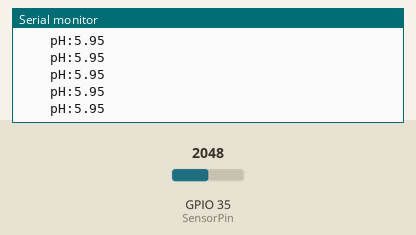
Bench run of a sketch on a simulated ESP32. On the bench: the last lines printed to the serial monitor. The inputs (shaded band) are chosen by the test bench; at power-on: GPIO 35 (SensorPin) = 2048.

Above: at 1.2 s.
1.3 s: GPIO 35 (SensorPin) set to 2866
At 1.42 s:
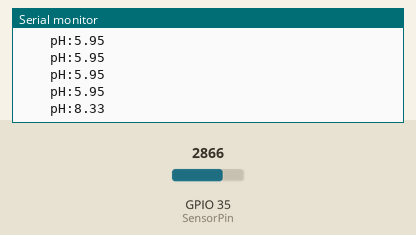
2.8 s: GPIO 35 (SensorPin) set to 3603
At 2.84 s:
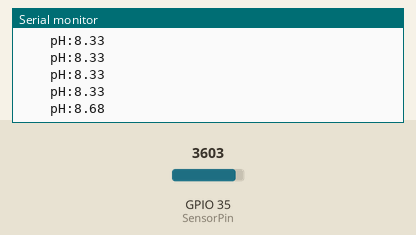
Timing chart, 0 to 5.8 s (numbered marks = the images above; inputs shaded):
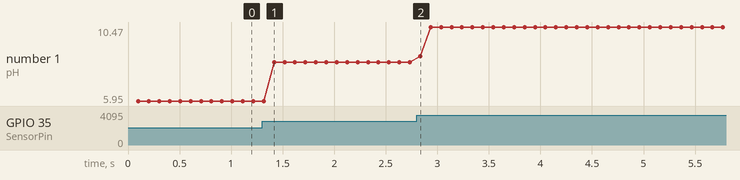

The sketch:

sensor_suhu_ph.ino
```cpp
//#include <OneWire.h>
//#include <DallasTemperature.h>
//#define DS18B20PIN 13
//
///* Create an instance of OneWire */
//OneWire oneWire(DS18B20PIN);
//
//DallasTemperature sensors(&oneWire);
//
//
//#define SensorPin 35            //pH meter Analog output to Arduino Analog Input 0
//#define Offset 0.00            //deviation compensate
//#define samplingInterval 20
//#define printInterval 800
//#define ArrayLenth  40    //times of collection
//int pHArray[ArrayLenth];   //Store the average value of the sensor feedback
//int pHArrayIndex=0;
//void setup(void)
//{
//  Serial.begin(9600);
//  Serial.println("pH meter experiment!");    //Test the serial monitor
//}
//void loop(void)
//{
//
////  Sensor Suhu___________________________________________________________________________
//
//  sensors.requestTemperatures();
//  float tempinC = sensors.getTempCByIndex(0);
//  Serial.print("Temperature = ");
//  Serial.print(tempinC);
//  Serial.println("ºC");
//  delay(1000);
//}


#define SensorPin 35            //pH meter Analog output to Arduino Analog Input 0
unsigned long int avgValue;  //Store the average value of the sensor feedback
float b;
int buf[10],temp;

void setup(){
  //initialize Serial Monitor
  Serial.begin(9600);
  Serial.println("pH meter experiment!");
}


void loop(){

  //sensor ph_____________________________________
  for(int i=0;i<10;i++)       //Get 10 sample value from the sensor for smooth the value
  {
    buf[i]=analogRead(SensorPin);
    delay(10);
  }
  for(int i=0;i<9;i++)        //sort the analog from small to large
  {
    for(int j=i+1;j<10;j++)
    {
      if(buf[i]>buf[j])
      {
        temp=buf[i];
        buf[i]=buf[j];
        buf[j]=temp;
      }
    }
  }
  avgValue=0;
  for(int i=2;i<8;i++)                      //take the average value of 6 center sample
    avgValue+=buf[i];
  float phValue=(float)avgValue*5.0/6024/6; //convert the analog into millivolt
  phValue=3.5*phValue;                      //convert the millivolt into pH value
  Serial.print("    pH:");
  Serial.print(phValue,2);
  Serial.println(" ");

}


//kalibrasi turbidity

//void setup() {
//  Serial.begin(9600);
//
//}
//void loop() {
//  int sensorValue = analogRead(A0);
//  float voltage = sensorValue * (5.0 / 1024.0);
//
//  Serial.println ("Sensor Output (V):");
//  Serial.println (voltage);
//  Serial.println();
//  delay(1000);
//}


//#include <Wire.h>


//int sensorPin = A0;
//float volt;
//float ntu;
//
//void setup()
//{
//  Serial.begin(9600);
//}
//
//void loop()
//{
//
//    volt = 0;
//    for(int i=0; i<800; i++)
//    {
//        volt += ((float)analogRead(sensorPin)/1023)*5;
//    }
//    volt = volt/800;
//    volt = round_to_dp(volt,2);
//    if(volt < 2.5){
//      ntu = 3000;
//    }else{
//      ntu = -1120.4*sq(volt)+5742.3*volt-4353.8;
//    }
//    Serial.print(volt);
//    Serial.println(" V");
//
//
//    Serial.print(ntu);
//    Serial.println(" NTU");
//    delay(1000);
//}

//float round_to_dp( float in_value, int decimal_place )
//{
//  float multiplier = powf( 10.0f, decimal_place );
//  in_value = roundf( in_value * multiplier ) / multiplier;
//  return in_value;
//}


//#include <Wire.h>
//
//
//int Turbidity_Sensor_Pin = 34;
//float Turbidity_Sensor_Voltage;
//int samples = 600;
//float ntu; // Nephelometric Turbidity Units
//
//
//void setup()
//{
//  Serial.begin(9600); // for debugging purposes
//  pinMode(Turbidity_Sensor_Pin, INPUT);
//
//}
//
//void loop()
//{
//
//    Turbidity_Sensor_Voltage = 0;
//    /* its good to take some samples and take the average value. This can be quite handy
//     *  in situations when the values fluctuates a bit. This way you can take the average value
//     *  i am going to take 600 samples
//     */
//    for(int i=0; i<samples; i++)
//    {
//        Turbidity_Sensor_Voltage += ((float)analogRead(Turbidity_Sensor_Pin)/4880)*5;
//    }
//
//    Turbidity_Sensor_Voltage = Turbidity_Sensor_Voltage/samples;
//    // uncomment the following two statments to check the voltage.
//    // if you see any variations, take necessary steps to correct them
//    // once you are satisfied with the voltage value then again you can comment these lines
//
////    Serial.println("Voltage:");
////    Serial.println(Turbidity_Sensor_Voltage);
//
//    Turbidity_Sensor_Voltage = round_to_dp(Turbidity_Sensor_Voltage,2);
//    if(Turbidity_Sensor_Voltage < 2.5){
//      ntu = 3000;
//    }else{
//      ntu = -1120.4*sq(Turbidity_Sensor_Voltage)+ 5742.3*Turbidity_Sensor_Voltage - 4352.9;
//    }
//
//    Serial.print(Turbidity_Sensor_Voltage,3);
//    Serial.println(" V");
//
//    Serial.print(ntu);
//    Serial.println(" NTU");
//    delay(1000);
//}
//
//float round_to_dp( float in_value, int decimal_place )
//{
//  float multiplier = powf( 10.0f, decimal_place );
//  in_value = roundf( in_value * multiplier ) / multiplier;
//  return in_value;
//}
```

Measured:
- after the input at 1.3 s, the serial monitor: prints a new line after 0.12 s (image 1)
- after the input at 2.8 s, the serial monitor: prints a new line at once (image 2)
- plotted number 1: 5.95 → 8.33 after the input at 1.3 s, 8.33 → 10.47 after the input at 2.8 s
